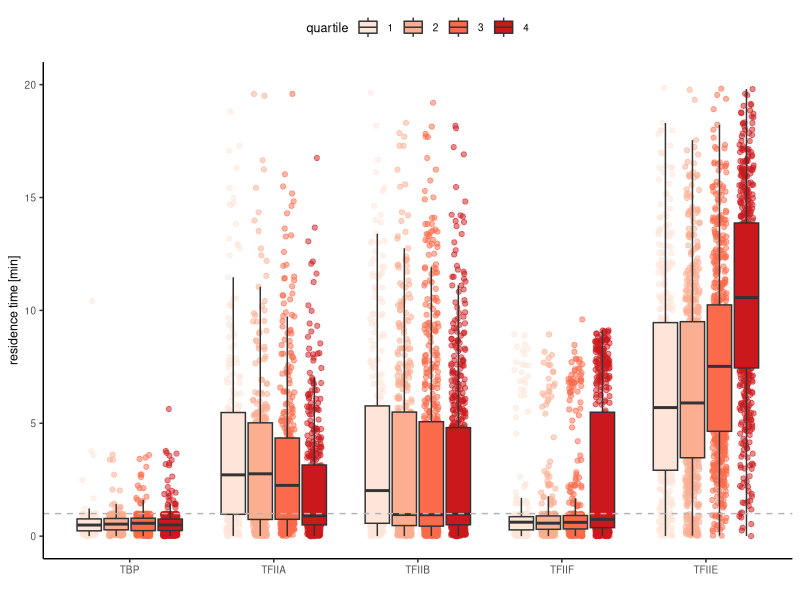

This figure's R source:
rm(list = ls())

library(tidyverse)

set.seed(42)

# load synthesis rates and get quartiles 
synthesisRates = read.csv("data/synthesisRates.csv") %>% 
  mutate(quartile = factor(ntile(synthesis_perCell_perMin, 4)))

# upload table replace <1 min with a random number between 0-1
resTimes = read.csv("data/residence_times_all.csv") %>% 
  pivot_longer(cols = TBP:TFIIF, names_to = "factorName", values_to = "resTime", values_drop_na = TRUE) %>% 
  distinct()

plotResTime = resTimes %>% 
  mutate(randNum = runif(nrow(resTimes), min=0, max=1)) %>% 
  mutate(resTimesNum = ifelse(resTime == "<1", randNum, as.numeric(resTime))) %>% 
  #mutate(resTimesNum = ifelse(resTimesNum > 20, 20, resTimesNum)) %>% 
  inner_join(synthesisRates)
  
plotResTime$factorName = factor(plotResTime$factorName, levels = c("TBP", "TFIIA", "TFIIB", 
                                                                   "TFIIF", "TFIIE"))

p = ggplot(plotResTime, aes(x = factorName, y = resTimesNum, fill = quartile))
p + geom_point(position=position_jitterdodge(jitter.width = 0.3), 
               aes(color = quartile), alpha = 0.5) + 
  geom_boxplot(outlier.shape=NA) +
  geom_hline(yintercept = 1, linetype = "dashed", color = "grey70") + 
  theme_classic() +
  xlab(" ") +
  ylab("residence time [min]") +
  theme(panel.background = element_rect(fill = "transparent"), # bg of the panel
        plot.background = element_rect(fill = "transparent", color = NA),
        text = element_text(size=9),
        legend.position = "top",
        panel.grid.major = element_blank(), 
        panel.grid.minor = element_blank()) +
  #facet_wrap(~factorName, scales = "free", nrow = 1) +
  scale_fill_brewer(palette = "Reds") +
  scale_color_brewer(palette = "Reds") +
  ylim(0,20) 
#ggsave("figures/panels/fig3/boxplots_res_time_vs_synthesis.pdf", width = 10, height = 6, units = "cm")
#ggsave("figures/panels/fig3/boxplots_res_time_vs_synthesis.png", width = 8, height = 6, units = "cm")
